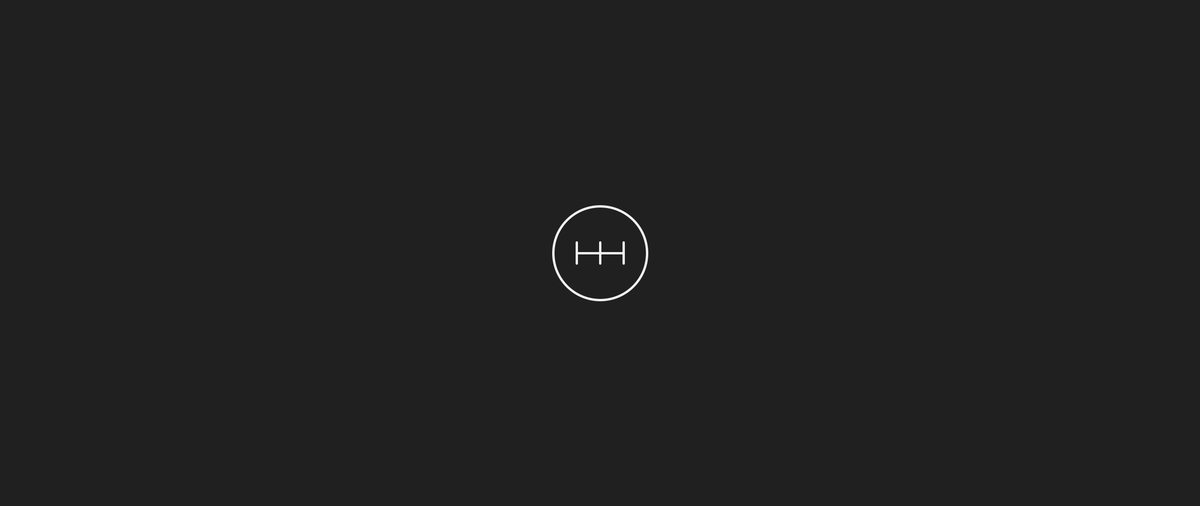
Frame 1 (no input)
Frame 2 (the mouse pressed at the canvas centre, redrawn once): identical to frame 1, image omitted

The Processing sketch that drew this single still picture (run headless with seeded random() and noise(); the mouse was pressed at the canvas centre and the sketch redrawn once):

// Processing sketch: fast_and_the_furious_the
// ── fast_and_the_furious_the.pde
// Manuale di Programmazione Cinematografica
// Daniele Olmisani, 2015

// The Fast and the Furious

final color PAPER = color(32);
final color INK = color(242);

final int SIZE = 200;

void setup() {
  size(2560, 1080);
  noLoop();
}

void draw() {
  
  float s1 = SIZE/40.0;
  float s2 = SIZE/4.0;
  float s3 = SIZE/8.8;
  
  translate(width/2.0, height/2.0);
  
  background(PAPER);
  
  noFill();
  
  stroke(INK);
  strokeWeight(s1);
  
  ellipse(0, 0, SIZE, SIZE);
  
  line(-s2,  0,  s2,   0);
  line(  0, s3,   0, -s3);
  line(-s2, s3, -s2, -s3);
  line( s2, s3,  s2, -s3);
  
  save("the-fast-and-the-furious.png");
}
